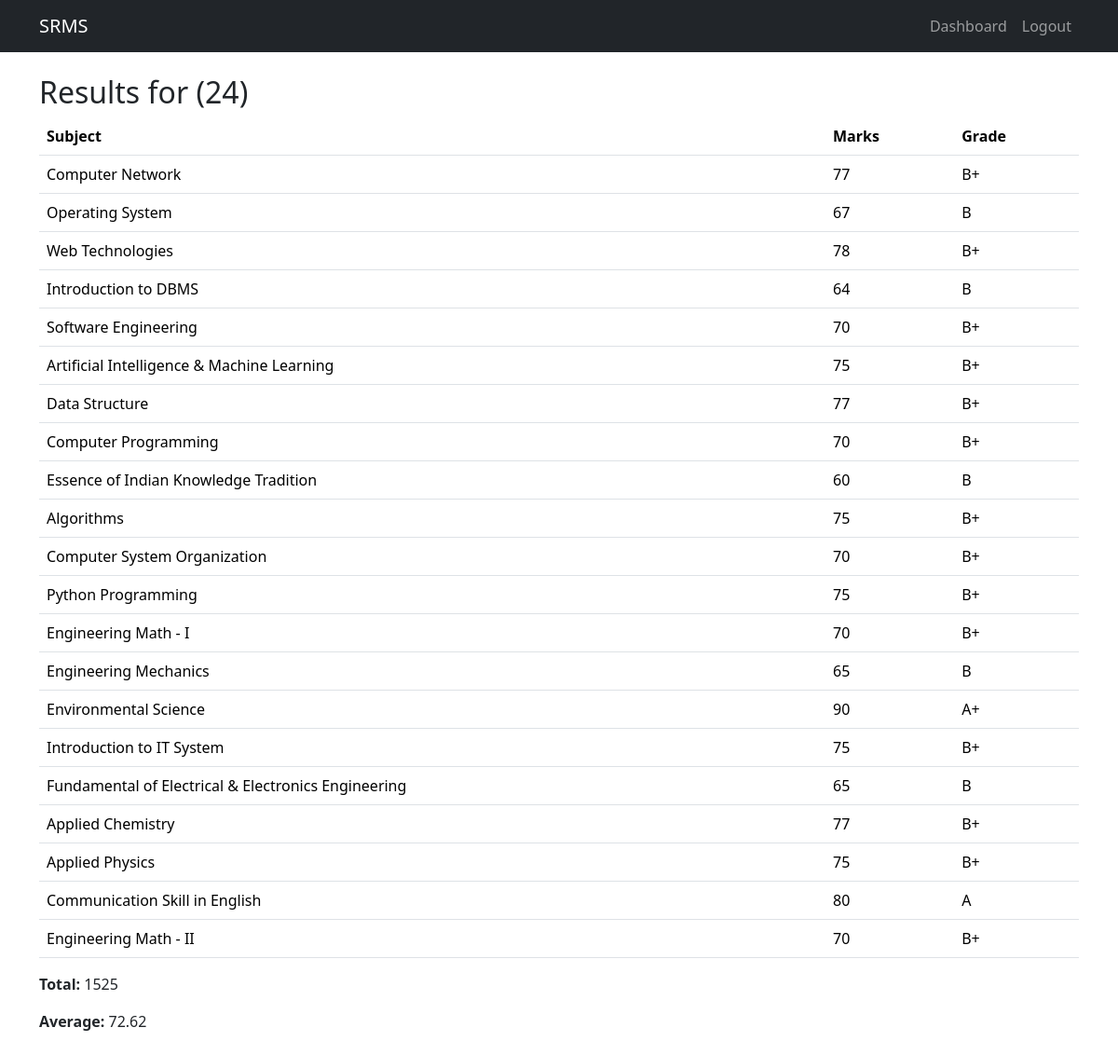
Screenshot of /results/student/1/results/ (signed in) with the database file from the repository.
### students/models.py (models this page shows, shortened)
class Student(models.Model):
    user = models.OneToOneField(User, on_delete=models.CASCADE)
    full_name = models.CharField(max_length=200, default='Unknown Student')
    roll_no = models.CharField(max_length=50, unique=True)
    enrollment_no = models.CharField(max_length=20, default='ENR001', unique=True)
    course = models.CharField(max_length=100)
    duration = models.PositiveSmallIntegerField(default=4)
    semester = models.PositiveSmallIntegerField(default=1)
    image = models.ImageField(upload_to='student_images/', blank=True, null=True)

### results/models.py (models this page shows, shortened)
class Result(models.Model):
    student = models.ForeignKey(Student, on_delete=models.CASCADE, related_name='results')
    subject = models.ForeignKey('Subject', on_delete=models.CASCADE)
    marks = models.PositiveSmallIntegerField()
    total_marks = models.PositiveSmallIntegerField(default=100)
    class Meta:
        unique_together = ('student', 'subject')
    def grade(self):
        m = self.marks
        if m >= 90: return 'A+'
        if m >= 80: return 'A'
        if m >= 70: return 'B+'
        if m >= 60: return 'B'
        if m >= 50: return 'C'
        return 'F'

class Subject(models.Model):
    name = models.CharField(max_length=200)
    code = models.CharField(max_length=50, unique=True)
    semester = models.PositiveSmallIntegerField(default=1)

### results/views.py (the view)
# urls.py: path('student/<int:student_pk>/results/', views.result_detail, name='result_detail'),
@login_required
def result_detail(request, student_pk):
    student = get_object_or_404(Student, pk=student_pk)
    results = student.results.select_related('subject').all()
    total = sum([r.marks for r in results]) if results else 0
    avg = total / results.count() if results.count() else 0
    return render(request, 'result_detail.html', {'student': student, 'results': results, 'total': total, 'avg': avg})

### templates/result_detail.html
{% extends 'base.html' %}
{% block content %}
<h2>Results for {{ student.user.get_full_name }} ({{ student.roll_no }})</h2>
<table class="table">
  <thead><tr><th>Subject</th><th>Marks</th><th>Grade</th></tr></thead>
  <tbody>
  {% for r in results %}
    <tr><td>{{ r.subject.name }}</td><td>{{ r.marks }}</td><td>{{ r.grade }}</td></tr>
  {% empty %}
    <tr><td colspan="3">No results yet</td></tr>
  {% endfor %}
  </tbody>
</table>
<p><strong>Total:</strong> {{ total }}</p>
<p><strong>Average:</strong> {{ avg|floatformat:2 }}</p>
{% endblock %}

### rows the page displays
Student: roll_no "24"
Result: subject.name "Computer Network", marks "77", grade "B+"
Result: subject.name "Operating System", marks "67", grade "B"
Result: subject.name "Web Technologies", marks "78", grade "B+"
Result: subject.name "Introduction to DBMS", marks "64", grade "B"
Result: subject.name "Software Engineering", marks "70", grade "B+"
Result: subject.name "Artificial Intelligence & Machine Learning", marks "75", grade "B+"
Result: subject.name "Data Structure", marks "77", grade "B+"
Result: subject.name "Computer Programming", marks "70", grade "B+"
Result: subject.name "Essence of Indian Knowledge Tradition", marks "60", grade "B"
Result: subject.name "Algorithms", marks "75", grade "B+"
Result: subject.name "Computer System Organization", marks "70", grade "B+"
Result: subject.name "Python Programming", marks "75", grade "B+"
Result: subject.name "Engineering Math - I", marks "70", grade "B+"
Result: subject.name "Engineering Mechanics", marks "65", grade "B"
Result: subject.name "Environmental Science", marks "90", grade "A+"
Result: subject.name "Introduction to IT System", marks "75", grade "B+"
Result: subject.name "Fundamental of Electrical & Electronics Engineering", marks "65", grade "B"
Result: subject.name "Applied Chemistry", marks "77", grade "B+"
Result: subject.name "Applied Physics", marks "75", grade "B+"
Result: subject.name "Communication Skill in English", marks "80", grade "A"
Result: subject.name "Engineering Math - II", marks "70", grade "B+"

### other values shown
{{ total }} "1525"
{{ avg|floatformat:2 }} "72.62"
